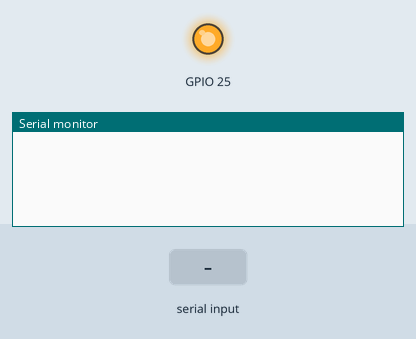
Bench run of a sketch on a simulated ESP32. Parts: output pins drawn as LEDs (lit = HIGH), the last lines printed to the serial monitor. Inputs (shaded band) come from the test bench. The modem accepts every AT command (registered, SIM ready, sends succeed) and sends nothing else.

Above: at 3.2 s.
3.3 s: "OK" received over the second serial link
At 4.7 s:
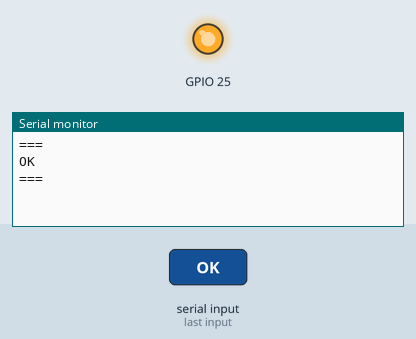
5.8 s: "ERROR" received over the second serial link
At 7.8 s:
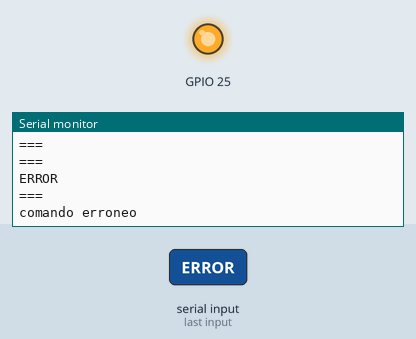

The sketch:

ESP32WB-ATSERIAL.ino
```cpp
bool SendCommand(String cmdAT, String resOK, String resERR, int espera){
    bool wait = true;
    bool cmd = true;
    int ti = millis();

    while(wait && millis() - ti < espera){
        if(cmd){
            Serial1.println(cmdAT);
        }
        cmd = false;
        while(Serial1.available()){
            String res = Serial1.readString();

            Serial.println(res);
            if (res.indexOf(resOK) >= 0 ){
                wait = false;
                return true;
            } else if (res.indexOf(resERR) >= 0 ){
                wait = false;
                return false;
            }
        }
    }
    return false;
}
bool statusCommand1 = true;
bool statusCommand2 = false;
void setup(){
    Serial.begin(115200);

    pinMode(25, OUTPUT);
    digitalWrite(25, LOW);
    delay(2000);
    digitalWrite(25, HIGH);

    Serial1.begin(115200, SERIAL_8N1, 26, 27);
    xTaskCreatePinnedToCore(TaskBlink,"Taskname",1024,NULL,1,NULL,1);
}
void loop(){
    delay(5000);
    if(statusCommand1)
        Serial1.println("AT+CSSLCFG=\"sslversion\",0,3");
    if(statusCommand2)
        Serial1.println("AT+CSSLCFG=\"authmode\",0,0");
}

void TaskBlink(void *pvParameters) {
    bool imprimir = false;
    String response = "";
    for (;;) {
        if(Serial1.available()){
            response = Serial1.readString();
            imprimir = true;
        }
        if(imprimir){
            Serial.println("===");
            Serial.println(response);
            Serial.println("===");
            if(response.indexOf("OK") >= 0){
                if(response.indexOf("AT+CSSLCFG=\"sslversion\",0,3") >= 0) {
                    statusCommand1 = false;
                    statusCommand2 = true;
                    Serial.println("encontrado 1");
                }
                else if(response.indexOf("AT+CSSLCFG=\"authmode\",0,0") >= 0) {
                    statusCommand2 = false;
                    Serial.println("encontrado 2");
                }
            }
            else if(response.indexOf("ERROR") >= 0) {
              Serial.println("comando erroneo");
            }
        }
        response = "";
        imprimir = false;
        delay(10);
    }
}
```

Measured:
- after the input at 3.3 s, the serial monitor: prints a new line after 1.0 s (image 1)
- after the input at 5.8 s, the serial monitor: prints a new line after 1.0 s (image 2)
